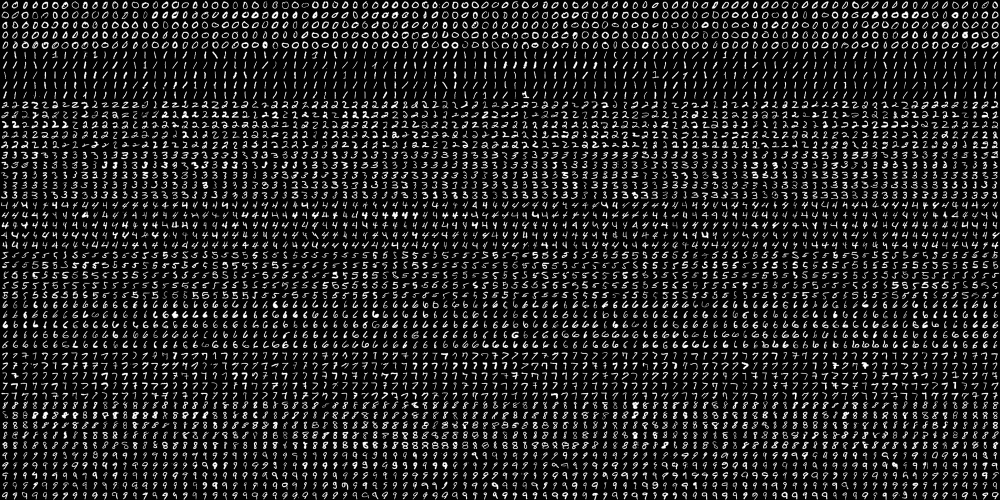
#> input picture digits.png, 2000 x 1000 px (shown at 1/2 size)
$ jupyter execute --allow-errors DigitsOCR.ipynb
#> lines starting #> are read from the running program, lines starting #| are printed output that depends on the picture
[cell 1]
import numpy as np
import cv2

[cell 2]

# Read the image
image = cv2.imread('digits.png')
#> image is the input picture: shape (1000, 2000, 3); min 0, max 255, mean 33.8

# gray scale conversion
gray_img = cv2.cvtColor(image,cv2.COLOR_BGR2GRAY)

# We will divide the image
# into 5000 small dimensions
# of size 20x20
divisions = list(np.hsplit(i,100) for i in np.vsplit(gray_img,50))
#> divisions = 50 items

# Convert into Numpy array
# of size (50,100,20,20)
NP_array = np.array(divisions)


# Preparing train_data
# and test_data.
# Size will be (2500,20x20)
train_data = NP_array[:,:50].reshape(-1,400).astype(np.float32)
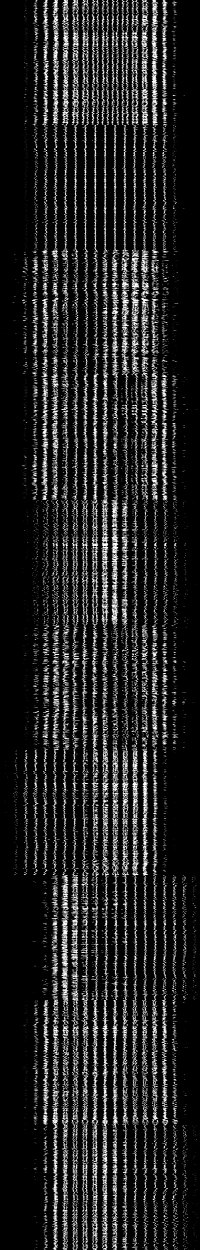
#> train_data: shape (2500, 400) float32 (shown at 1/2 size); min 0, max 255, mean 33.8

# Size will be (2500,20x20)
test_data = NP_array[:,50:100].reshape(-1,400).astype(np.float32)
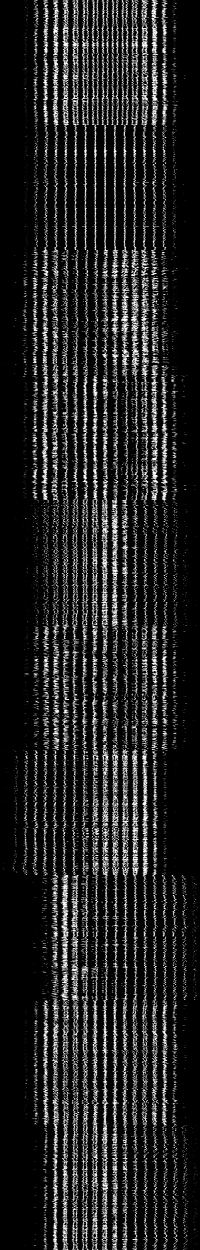
#> test_data: shape (2500, 400) float32 (shown at 1/2 size); min 0, max 255, mean 33.8


# Create 10 different labels
# for each type of digit
k = np.arange(10)
train_labels = np.repeat(k,250)[:,np.newaxis]
test_labels = np.repeat(k,250)[:,np.newaxis]

# Initiate kNN classifier
knn = cv2.ml.KNearest_create()


# perform training of data
knn.train(train_data,
          cv2.ml.ROW_SAMPLE,
          train_labels)


# obtain the output from the
# classifier by specifying the
# number of neighbors.
ret, output ,neighbours,distance = knn.findNearest(test_data, k = 3)
#> ret = 0; output = 2500 values, max 9 at index 926, min 0 at index 0, mean 4.45; neighbours = 2500 rows, first 8: [0, 0, 0], [0, 0, 0], [0, 0, 0], [0, 0, 5], [0, 0, 0], [0, 0, 0], [0, 0, 0], [6, 0, 0]; distance = 2500 rows, first 8: [361955, 598018, 606136], [790595, 959768, 1055851], [534520, 641045, 681043], [943748, 958162, 1052576], [796400, 841097, 878670], [396251, 671587, 715542], [554480, 930407, 950878], [681043, 1123587, 1253228]


# Check the performance and
# accuracy of the classifier.
# Compare the output with test_labels
# to find out how many are wrong.
matched = output==test_labels
correct_OP = np.count_nonzero(matched)
#> correct_OP = 2291


#Calculate the accuracy.
accuracy = (correct_OP*100.0)/(output.size)
#> accuracy = 91.64

# Display accuracy.
print(accuracy)
#| 91.64

[cell 3]
print(list(output))
#> (printed output is left out)

[cell 4]
print(test_data)

[cell 5]
# Read the image
image = cv2.imread('./cells/1/010.jpg')
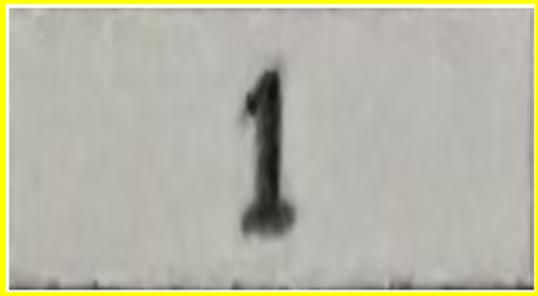
#> input picture cells/010.jpg, 538 x 296 px, found by its file name
#> image is the input picture: shape (296, 538, 3); mean B, G, R 166.2, 182.8, 183.8

#> (the rest of this cell did not finish here and is left out)
